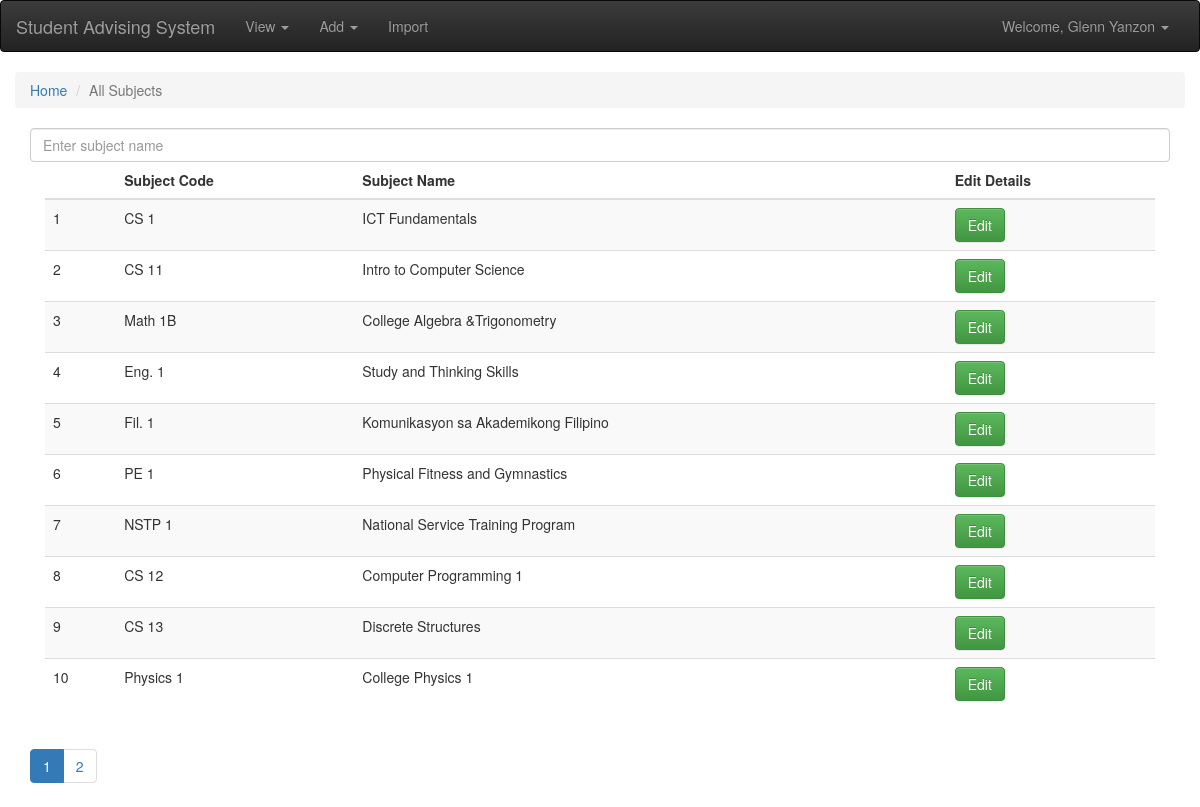
The page /view/subjects.php (signed in) on the database its author committed.
### tables this page shows
CREATE TABLE `account` (
  `account_id` int(255) NOT NULL,
  `account_usern` varchar(11) NOT NULL,
  `account_pass` varchar(255) NOT NULL,
  `acc_fname` varchar(255) NOT NULL,
  `acc_lname` varchar(255) NOT NULL,
  `acc_type_id` int(255) NOT NULL,
  `acc_status` tinyint(2) NOT NULL COMMENT '0 for inactive; 1 for active; 2 for deactivated; 3 for reset'
);

CREATE TABLE `subject` (
  `subject_id` int(255) NOT NULL,
  `subject_name` varchar(255) NOT NULL,
  `subject_description` varchar(255) NOT NULL,
  `lecture_unit` int(255) DEFAULT NULL,
  `lab_unit` int(5) DEFAULT NULL,
  `credit_unit` int(5) NOT NULL
);

### globalincludes/loginauthen.php (called while the page is built, shortened)
<?php
	if(!isset($_SESSION['accid'])){
		switch ($pagelvl) {
			case '1':
				header("Location: login/login.php");
				break;
			case '2':
				header("Location: ../login/login.php");
				break;
			default:
				break;
		}
	}
	else{
		$sql = "SELECT * FROM account,acc_type WHERE account.acc_type_id = acc_type.acc_type_id AND account_id = '".$_SESSION['accid']."'";
		$result = $conn->query($sql);
		$row = $result->fetch_assoc();
		$accfname = $row['acc_fname'];
		$acclname = $row['acc_lname'];
	}
?>

### view/subjects.php (the view, shortened to what this page needs)
<?php
	include '../backend/connection.php';
	$pagelvl = "2";
	include '../globalincludes/loginauthen.php';
?>
<!DOCTYPE html>
<html>
	<head>
		<link rel="stylesheet" href="../css/bootstrap.min.css">
		<link rel="stylesheet" href="../css/bootstrap-theme.min.css">
	</head>
	<body>
		<?php include '../globalincludes/header.php';?>
		<div class="container-fluid">
			<ol class="breadcrumb">
			  <li><a href="../index.php">Home</a></li>
			  <li class="active">All Subjects</li>
			</ol>
			<div class="container-fluid">
				<input type="text" class="form-control" name="subjectsearchbar" placeholder="Enter subject name" id="searchbar">
				<div class="col-md-12">
					<div class="table-responsive">
						<table class="table table-striped">
							<thead>
								<tr>
									<th>  </th>
									<th>Subject Code</th>
									<th>Subject Name</th>
									<th>Edit Details</th>
								</tr>
							</thead>
							<tbody id="tbodyallsub" class="pagina-tbl srch-rslt">
								<?php
									$sql = "SELECT * FROM subject LIMIT 0,10";
									$result = $conn->query($sql);
									$num = 0;
									while($row = $result->fetch_assoc()){
										$num++;
										echo '
											<tr>
												<td>'.$num.'</td>
												<td>'.$row['subject_name'].'</td>
												<td>'.$row['subject_description'].'</td>
												<td><a href="../edit/subject.php?subid='.$row['subject_id'].'"><button class="btn btn-success">Edit</button></a></td>
											</tr>
										';
									}
								?>
							</tbody>
						</table>
					</div>
				</div>
				<?php
					$sql = "SELECT COUNT(*) AS TOTAL FROM subject";
                    $result = $conn->query($sql);
					$row = $result->fetch_assoc();
					$total = $row['TOTAL'];
					$numpages = $total/10;
					$pagenum = 10;
					$pagenumper = 0;
					echo '<input type="number" id="totpages" value="'.$pagenum.'" hidden>
						<nav aria-label="Page Navigation">
                            <ul class="pagination">';
                    for($i=0;$i<$numpages;$i++){
						if($i==0)
							echo '<li class="active" id="page-'.$i.'"><a href="#" onclick="pagination('.$i.',1,0,'.$pagenum.')">'.($i+1).'</a></li>';
						else
							echo '<li class="" id="page-'.$i.'"><a href="#" onclick="pagination('.$i.',1,'.($pagenumper = $pagenumper+$pagenum).','.$pagenum.')">'.($i+1).'</a></li>';
                                    }
				?>
			</div>
	</body>
</html>

### globalincludes/header.php (shortened to what this page needs)
<?php
  if(isset($acctyid))
    if($acctyid == 1)
      $superadminpowers = '<li><a href="#" data-toggle="modal" data-target="#superadminpowers">Master Admin Privelleges</a></li>';
    else
      $superadminpowers = "";
    if($pagelvl=='2'){
        echo '
            <nav class="navbar navbar-inverse">
                <div class="container-fluid">
                  <div class="navbar-header">
                      <a class="navbar-brand" href="../index.php">Student Advising System</a>
                  </div>
                  <div class="collapse navbar-collapse" id="bs-example-navbar-collapse-1">
                    <ul class="nav navbar-nav">
                        <li class="dropdown">
                          <a href="#" class="dropdown-toggle" data-toggle="dropdown" role="button" aria-haspopup="true" aria-expanded="false">View <span class="caret"></span></a>
                        </li>
                        <li class="dropdown">
                          <a href="#" class="dropdown-toggle" data-toggle="dropdown" role="button" aria-haspopup="true" aria-expanded="false">Add <span class="caret"></span></a>
                        </li>
                        <li><a href="../import/import.php">Import</a></li>
                      </ul>
                      <ul class="nav navbar-nav navbar-right">
                        <li class="dropdown">
                            <a href="#" class="dropdown-toggle" data-toggle="dropdown" role="button" aria-haspopup="true" aria-expanded="false">Welcome, '.$accfname.' '.$acclname.' <span class="caret"></span></a>
                              '.$superadminpowers.'
                        </li>
                      </ul>
                  </div>
                </div>
            </nav>
            ';
    }
?>

### rows shown on the page
account: acc_fname "Glenn", acc_lname "Yanzon"
subject: subject_name "CS 1", subject_description "ICT Fundamentals"
subject: subject_name "CS 11", subject_description "Intro to Computer Science"
subject: subject_name "Math 1B", subject_description "College Algebra &Trigonometry"
subject: subject_name "Eng. 1", subject_description "Study and Thinking Skills"
subject: subject_name "Fil. 1", subject_description "Komunikasyon sa Akademikong Filipino"
subject: subject_name "PE 1", subject_description "Physical Fitness and Gymnastics"
subject: subject_name "NSTP 1", subject_description "National Service Training Program"
subject: subject_name "CS 12", subject_description "Computer Programming 1"
subject: subject_name "CS 13", subject_description "Discrete Structures"
subject: subject_name "Physics 1", subject_description "College Physics 1"
